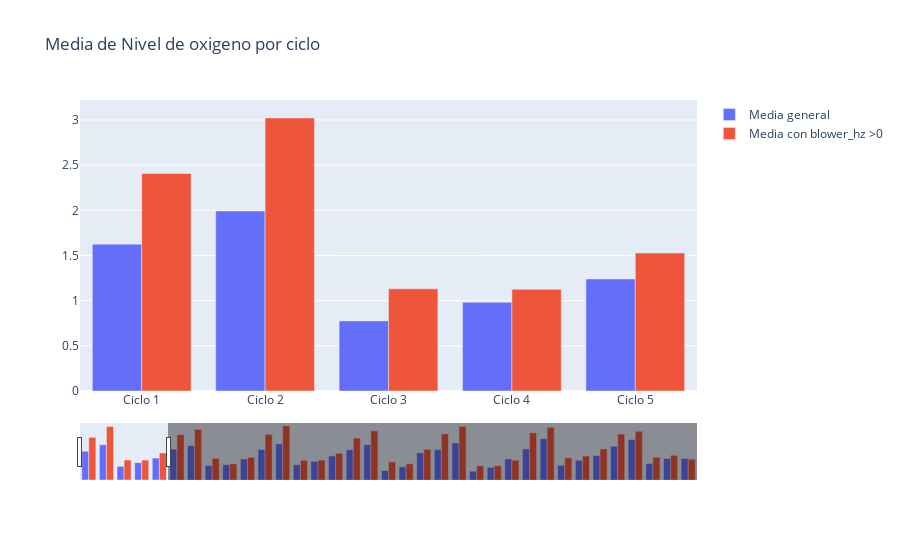

Notebook source saved alongside this figure:
### Markdown cell above
#### Nivel medio de oxígeno por ciclo

### Code cell
fig_mean_do = go.Figure()
fig_mean_do.add_trace(go.Bar(name='Media general', x= df_resume_cycle['ciclo'], y=df_resume_cycle['do_mean']))
fig_mean_do.add_trace(go.Bar(name='Media con blower_hz >0', x=df_resume_cycle['ciclo'], y=df_resume_cycle['do_mean_blwon']))
fig_mean_do.update_layout(title_text='Media de Nivel de oxigeno por ciclo')
fig_mean_do.update_layout(xaxis = dict( autorange = False, range =[-0.5, 4.5], 
                                       rangeslider = dict(autorange= False, range = [-0.5, 34.5])))
fig_mean_do.show()

### Figure 1 — Plotly figure (JSON) as saved in the notebook; plotly's stock layout.template omitted (floating-point values rounded to 4 significant figures)
{"data": [{"name": "Media general", "type": "bar", "x": ["Ciclo 1", "Ciclo 2", "Ciclo 3", "Ciclo 4", "Ciclo 5", "Ciclo 6", "Ciclo 7", "Ciclo 8", "Ciclo 9", "Ciclo 10", "Ciclo 11", "Ciclo 12", "Ciclo 13", "Ciclo 14", "Ciclo 15", "Ciclo 16", "Ciclo 17", "Ciclo 18", "Ciclo 19", "Ciclo 20", "Ciclo 21", "Ciclo 22", "Ciclo 23", "Ciclo 24", "Ciclo 25", "Ciclo 26", "Ciclo 27", "Ciclo 28", "Ciclo 29", "Ciclo 30", "Ciclo 31", "Ciclo 32", "Ciclo 33", "Ciclo 34", "Ciclo 35"], "y": [1.626, 1.992, 0.7762, 0.9819, 1.24, 1.745, 1.941, 0.8216, 0.8681, 1.184, 1.722, 2.039, 0.8649, 1.057, 1.36, 1.712, 1.994, 0.5366, 0.7485, 1.532, 1.723, 2.099, 0.4963, 0.717, 1.187, 1.756, 2.333, 0.8322, 1.114, 1.381, 1.908, 2.291, 0.9263, 1.215, 1.215]}, {"name": "Media con blower_hz >0", "type": "bar", "x": ["Ciclo 1", "Ciclo 2", "Ciclo 3", "Ciclo 4", "Ciclo 5", "Ciclo 6", "Ciclo 7", "Ciclo 8", "Ciclo 9", "Ciclo 10", "Ciclo 11", "Ciclo 12", "Ciclo 13", "Ciclo 14", "Ciclo 15", "Ciclo 16", "Ciclo 17", "Ciclo 18", "Ciclo 19", "Ciclo 20", "Ciclo 21", "Ciclo 22", "Ciclo 23", "Ciclo 24", "Ciclo 25", "Ciclo 26", "Ciclo 27", "Ciclo 28", "Ciclo 29", "Ciclo 30", "Ciclo 31", "Ciclo 32", "Ciclo 33", "Ciclo 34", "Ciclo 35"], "y": [2.408, 3.023, 1.131, 1.126, 1.527, 2.562, 2.86, 1.231, 0.9135, 1.282, 2.581, 3.061, 1.115, 1.126, 1.512, 2.37, 2.78, 1.023, 0.9172, 1.735, 2.607, 3.029, 0.8056, 0.8101, 1.117, 2.668, 2.982, 1.249, 1.351, 1.756, 2.597, 2.756, 1.285, 1.395, 1.179]}], "layout": {"title": {"text": "Media de Nivel de oxigeno por ciclo"}, "xaxis": {"autorange": false, "range": [-0.5, 4.5], "rangeslider": {"autorange": false, "range": [-0.5, 34.5]}}}}
